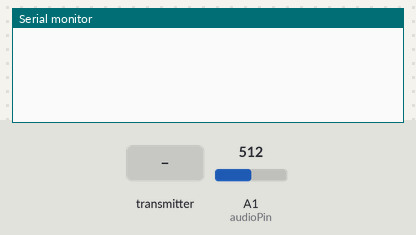
Simulated run of this sketch. Board: Arduino Uno, built with avr-gcc and run on an emulated ATmega328P. Parts: the last lines printed to the serial monitor. The inputs (shaded band) are chosen by the test bench; at power-on: A1 (audioPin) = 512. No radio packets arrive unless stated.

Above: at 1.2 s.
1.3 s: the transmitter starts sending radio_received = 0
At 1.61 s:
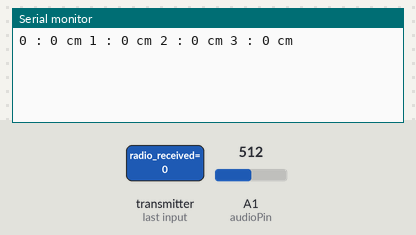
At 2.21 s:
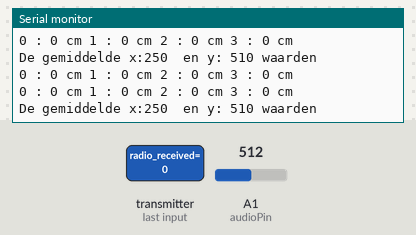

The sketch:

location.ino
```cpp
#include <SPI.h>
#include "nRF24L01.h"
#include "RF24.h"
#include "printf.h"

RF24 radio(3, 9);
const int audioPin = 1;
const uint64_t pipes[1] = { 0xdeadbeefa1LL };

int32_t x[4] = {100,200,300,400};
int32_t y[4] = {20,0,0,20};

uint8_t radio_received = 0;    //Received index of beacon
unsigned long radio_stopped;   //t0
unsigned long audio_started;   //t1
uint32_t distance;             //(t1-t0)*speed_of_sound
unsigned long speed_of_sound = 34421;//344.21 m/s = 34421 / 1000000 cm/us
int offset = 7;                //7 cm

uint32_t distances[4];         //calculated distances
int32_t x_crds[8];      	   //calculated coords
int32_t y_crds[8];      	   //calculated coords

int counter = 0;
int count   = 0;
boolean bereken = false;

void setup(void)
{
  Serial.begin(57600);
  printf_begin();
  radio.begin();
  radio.setChannel(76);
  radio.setRetries(0,0);
  radio.setPayloadSize(1);
  radio.setDataRate(RF24_2MBPS);
  radio.openReadingPipe(1,pipes[0]);
  radio.startListening();
  radio.setAutoAck(false);
  radio.printDetails();
}

void loop(void)
{
  if ( radio.available() )
  {
    bool done = false;
    while (!done)
    {
      done = radio.read( &radio_received, sizeof(uint8_t) );
    }
    bool received = false;
    bool waiting = true;
    radio_stopped = micros();
    while(waiting){
      if(analogRead(audioPin)>0){//radio signal received
        audio_started = micros();
        received = true;
        waiting = false;
      }
      else if(micros()-radio_stopped > 75000){//nothing received after radio
        waiting = false;
      }
    }

    if(received){
      distance = (audio_started-radio_stopped)*speed_of_sound/1000000;
      distance = distance -offset;
      if(distance< 700){//No false readings
        if(distance >= 0) {
          distances[radio_received] = distance;
        }
        else {
          distances[radio_received] = 0;
        }
      }
    }
    if(count == 3){
     for(int i=0;i<4;i++){
       printf("%i : %ld cm ", i, distances[i]);
     }
     printf("\n\r");
     counter = 0;
     while(counter < 4){
       calculateXY((counter%4) , ((counter+1)%4), ((counter+2)%4));
       counter++;
     }
     if(bereken){
       printGemiddelde();
     }
     bereken = !bereken;
    }
    count = (count +1) % 4;
  }

}

void calculateXY(int i, int j, int k){
  long r1 = distances[i];
  long r2 = distances[j];
  long r3 = distances[k];
  long x1 = x[i];
  long x2 = x[j];
  long x3 = x[k];
  long y1 = y[i];
  long y2 = y[j];
  long y3 = y[k];

  long c1 = (((r1*r1)-(r3*r3))-((x1*x1)-(x3*x3))-((y1*y1)-(y3*y3)))/2;
  long c2 = (((r2*r2)-(r3*r3))-((x2*x2)-(x3*x3))-((y2*y2)-(y3*y3)))/2;

  long n =(-((y3-y1)*10000)/(x3-x1));
  long m = ((c1*10000)/(x3-x1));

  long y = ((c2*10000) - m*(x3-x2))/(n*(x3-x2) + (10000*(y3-y2)));
  long x = ((n*y)+m)/10000;

  if(!bereken){
    x_crds[counter] = x;
    y_crds[counter] = y;
  }else{
    x_crds[counter+4] = x;
    y_crds[counter+4] = y;
  }
}

void printGemiddelde(){
   int x_gemiddelde =  (x_crds[0]+x_crds[1]+x_crds[2]+x_crds[3]+x_crds[4]+x_crds[5]+x_crds[6]+x_crds[7])/8;
   int y_gemiddelde =  (y_crds[0]+y_crds[1]+y_crds[2]+y_crds[3]+y_crds[4]+y_crds[5]+y_crds[6]+y_crds[7])/8;
   printf("De gemiddelde x:%i  en y: %i waarden \n\r", x_gemiddelde, y_gemiddelde);
}
```

printf.h
```cpp
// (licence header left out)
/**
 * @file printf.h
 *
 * Setup necessary to direct stdout to the Arduino Serial library, which
 * enables 'printf'
 */

#ifndef __PRINTF_H__
#define __PRINTF_H__

#ifdef ARDUINO

int serial_putc( char c, FILE * )
{
  Serial.write( c );

  return c;
}

void printf_begin(void)
{
  fdevopen( &serial_putc, 0 );
}

#else
#error This example is only for use on Arduino.
#endif // ARDUINO

#endif // __PRINTF_H__
```

Measured:
- after the input at 1.3 s, the serial monitor: prints a new line after 0.15 s (image 1)
